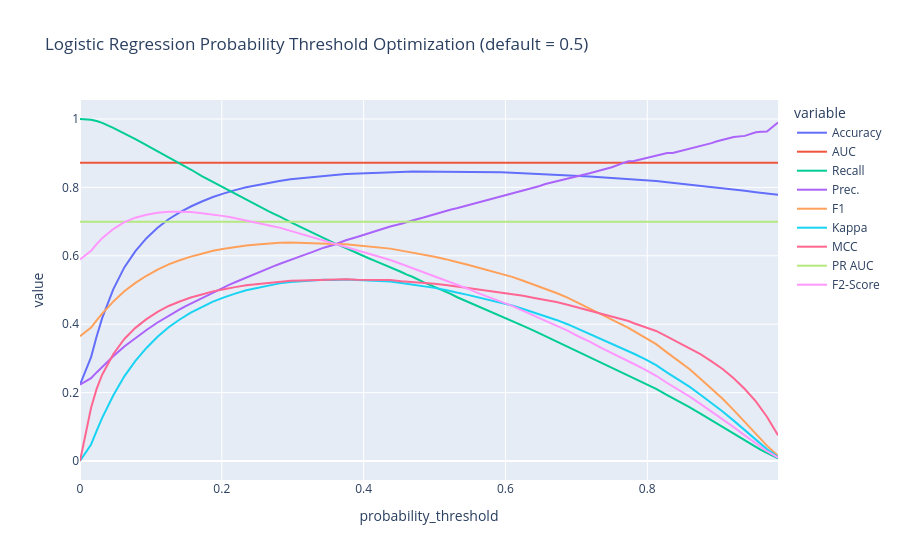

Notebook code for this chart:
### Markdown cell above
En la sección *Class Report* observamos que el *recall* tiene un marcado desbalance entre clases. Es muy alto (0.94) para la clase mayoritaria (Predice con gran exactitud los días sin lluvia), mientras que solo predice correctamente la mitad de los días con lluvia (0.52). Vamos a optimizar el umbral.

### Code cell
classification.optimize_threshold(
    best_model,
    optimize="f2"
)
